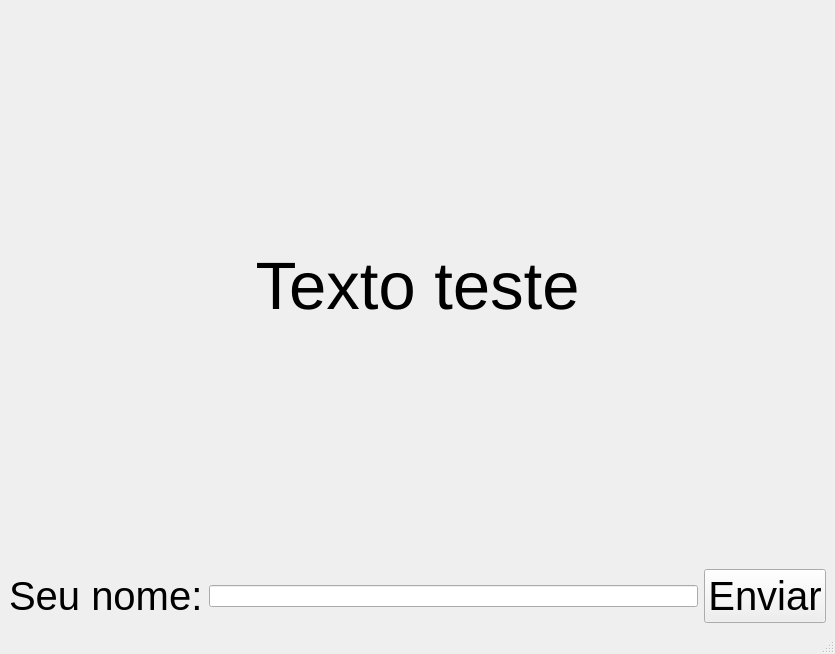
<?xml version="1.0" encoding="UTF-8"?>
<ui version="4.0">
 <class>MainWindow</class>
 <widget class="QMainWindow" name="MainWindow">
  <property name="geometry">
   <rect>
    <x>0</x>
    <y>0</y>
    <width>835</width>
    <height>654</height>
   </rect>
  </property>
  <property name="windowTitle">
   <string>MainWindow</string>
  </property>
  <widget class="QWidget" name="centralwidget">
   <layout class="QHBoxLayout" name="horizontalLayout">
    <item>
     <layout class="QGridLayout" name="gridLayout">
      <item row="0" column="0">
       <widget class="QLabel" name="lbTexto">
        <property name="font">
         <font>
          <pointsize>50</pointsize>
         </font>
        </property>
        <property name="text">
         <string>Texto teste</string>
        </property>
        <property name="alignment">
         <set>Qt::AlignmentFlag::AlignCenter</set>
        </property>
       </widget>
      </item>
      <item row="1" column="0">
       <layout class="QGridLayout" name="gridLayout_2">
        <item row="0" column="0">
         <widget class="QLabel" name="lbName">
          <property name="font">
           <font>
            <pointsize>30</pointsize>
           </font>
          </property>
          <property name="text">
           <string>Seu nome:</string>
          </property>
         </widget>
        </item>
        <item row="0" column="1">
         <widget class="QLineEdit" name="edtName"/>
        </item>
        <item row="0" column="2">
         <widget class="QPushButton" name="btnSend">
          <property name="font">
           <font>
            <pointsize>30</pointsize>
           </font>
          </property>
          <property name="text">
           <string>Enviar</string>
          </property>
         </widget>
        </item>
       </layout>
      </item>
     </layout>
    </item>
   </layout>
  </widget>
  <widget class="QMenuBar" name="menubar">
   <property name="geometry">
    <rect>
     <x>0</x>
     <y>0</y>
     <width>835</width>
     <height>33</height>
    </rect>
   </property>
  </widget>
  <widget class="QStatusBar" name="statusbar"/>
 </widget>
 <resources/>
 <connections/>
</ui>
